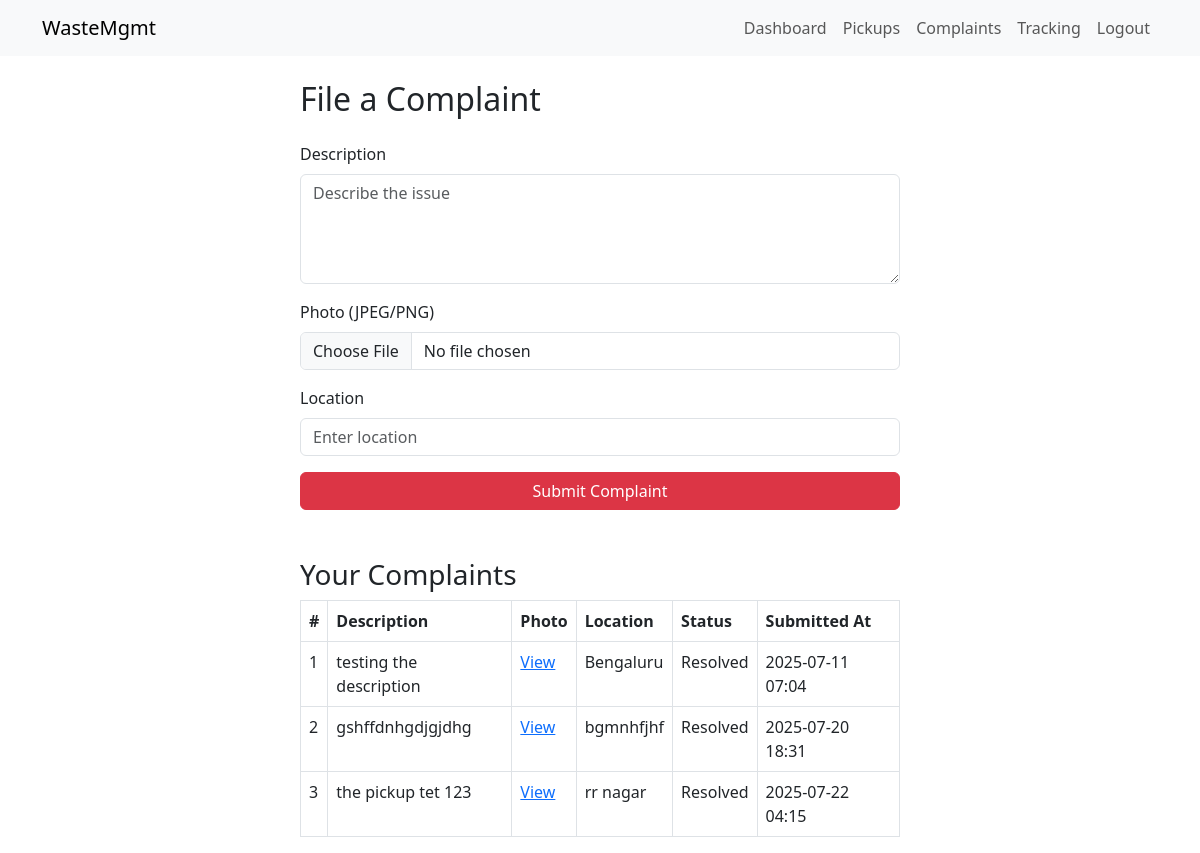
The page /complaints/ (signed in) on the database its author committed.
### app/models.py (models this page shows, shortened)
class Complaint(db.Model):
    __tablename__ = 'complaints'
    id = db.Column(db.Integer, primary_key=True)
    user_id = db.Column(db.Integer, db.ForeignKey('users.id'), nullable=False)
    description = db.Column(db.Text, nullable=False)
    photo_path = db.Column(db.String(150), nullable=False)
    location = db.Column(db.String(100), nullable=False)
    status = db.Column(db.String(20), nullable=False, default='Pending')
    created_at = db.Column(db.DateTime, default=datetime.utcnow)

### app/routes/complaints.py (the view, shortened to what this page needs)
@complaints.route('/', methods=['GET', 'POST'])
@login_required
def list_complaints():
    form = ComplaintForm()
    user_complaints = Complaint.query.filter_by(user_id=current_user.id).all()
    return render_template('complaint_form.html', form=form, complaints=user_complaints)

### app/forms.py
class ComplaintForm(FlaskForm):
    description = TextAreaField(
        'Description',
        validators=[DataRequired(), Length(min=10, max=500)]
    )
    photo = FileField(
        'Photo (JPEG/PNG)',
        validators=[
            FileRequired(),
            FileAllowed(['jpg', 'jpeg', 'png'], 'Images only!')
        ]
    )
    location = StringField(
        'Location',
        validators=[DataRequired(), Length(min=5, max=100)]
    )
    submit = SubmitField('Submit Complaint')

### app/models.py (called while the page is built)
@login_manager.user_loader
def load_user(user_id):
    return User.query.get(int(user_id))

### app/routes/complaints.py (called while the page is built)
@complaints.before_request
@login_required
def block_driver():
    if current_user.role == 'driver':
        flash('Drivers may only use their dashboard.', 'warning')
        return redirect(url_for('driver.list_pickups'))

### app/templates/complaint_form.html (shortened to what this page needs)
{% extends 'base.html' %}
{% block content %}
<div class="mt-4" style="max-width: 600px; margin: auto;">
  <h2 class="mb-4">File a Complaint</h2>
  <form method="POST" action="" enctype="multipart/form-data">
    <div class="mb-3">
      {{ form.description.label(class="form-label") }}
      {{ form.description(class="form-control", rows=4, placeholder="Describe the issue") }}
    </div>
    <div class="mb-3">
      {{ form.photo.label(class="form-label") }}
      {{ form.photo(class="form-control") }}
    </div>
    <div class="mb-3">
      {{ form.location.label(class="form-label") }}
      {{ form.location(class="form-control", placeholder="Enter location") }}
    </div>
    <button type="submit" class="btn btn-danger w-100">
      {{ form.submit.label.text }}
    </button>
  </form>
  {% if complaints %}
  <div class="mt-5">
    <h3>Your Complaints</h3>
    <table class="table table-bordered">
      <thead>
        <tr>
          <th>#</th>
          <th>Description</th>
          <th>Photo</th>
          <th>Location</th>
          <th>Status</th>
          <th>Submitted At</th>
        </tr>
      </thead>
      <tbody>
        {% for c in complaints %}
        <tr>
          <td>{{ loop.index }}</td>
          <td>{{ c.description }}</td>
          <td>
            <a href="{{ url_for('static', filename=c.photo_path) }}" target="_blank">
              View
            </a>
          </td>
          <td>{{ c.location }}</td>
          <td>{{ c.status }}</td>
          <td>{{ c.created_at.strftime('%Y-%m-%d %H:%M') }}</td>
        </tr>
        {% endfor %}
      </tbody>
    </table>
  </div>
  {% endif %}
</div>
{% endblock %}

### rows shown on the page
Complaint: description "testing the description", location "Bengaluru", status "Resolved", created_at "2025-07-11 07:04"
Complaint: description "gshffdnhgdjgjdhg", location "bgmnhfjhf", status "Resolved", created_at "2025-07-20 18:31"
Complaint: description "the pickup tet 123", location "rr nagar", status "Resolved", created_at "2025-07-22 04:15"
